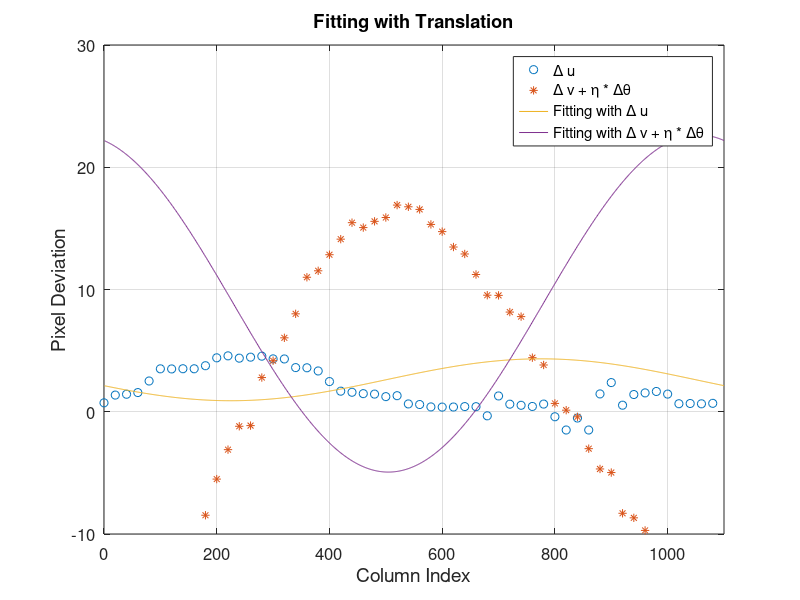

Write MATLAB code to recreate this figure.
clc;
clear;

idx = textread('idxs.txt');
us = textread('delta_xs.txt');
vs = textread('delta_ys.txt');
thetas = textread('thetas.txt');

[row,~] = size(idx);

sine_u = [];
sine_v = [];
W = 1100;
lamda = W/(2*pi)*0.1;

% wtrans_wrot
param_u = [-0.00978632 0.28456 2.61541];
param_v = [-0.0784 -1.21051 8.85841];
for i = 1:W
    sine_u = [sine_u; ...
        W/(2*pi)*param_u(1)*sin(2*pi/W*i+param_u(2)) + param_u(3)];
    sine_v = [sine_v; ...
        W/(2*pi)*param_v(1)*sin(2*pi/W*i+param_v(2)) + param_v(3) ...
        - lamda*param_v(1)*cos(2*pi/W*i+param_v(2))];
end

% wotrans_wrot
% param_u = [2.79716];
% param_v = [-0.0495703 -0.771952];
% for i = 1:W
%     sine_u = [sine_u; param_u(1)];
%     sine_v = [sine_v; ...
%         W/(2*pi)*param_v(1)*sin(2*pi/W*i+param_v(2))...
%         - lamda*param_v(1)*cos(2*pi/W*i+param_v(2))];
% end

figure;
plot(idx, us, 'o');
hold on;
plot(idx, vs + lamda * thetas, '*');
hold on;
plot(sine_u);
hold on;
plot(sine_v);
grid on;
hold off;
legend('\Delta u', '\Delta v + \eta * \Delta\theta',...
    'Fitting with \Delta u', 'Fitting with \Delta v + \eta * \Delta\theta');
xlim([0, 1100]);
ylim([-10, 30]);
xlabel('Column Index');
ylabel('Pixel Deviation');
title('Fitting with Translation');
set(gca,'FontSize',12); 
set(get(gca,'XLabel'),'FontSize',14);
set(get(gca,'YLabel'),'FontSize',14);



